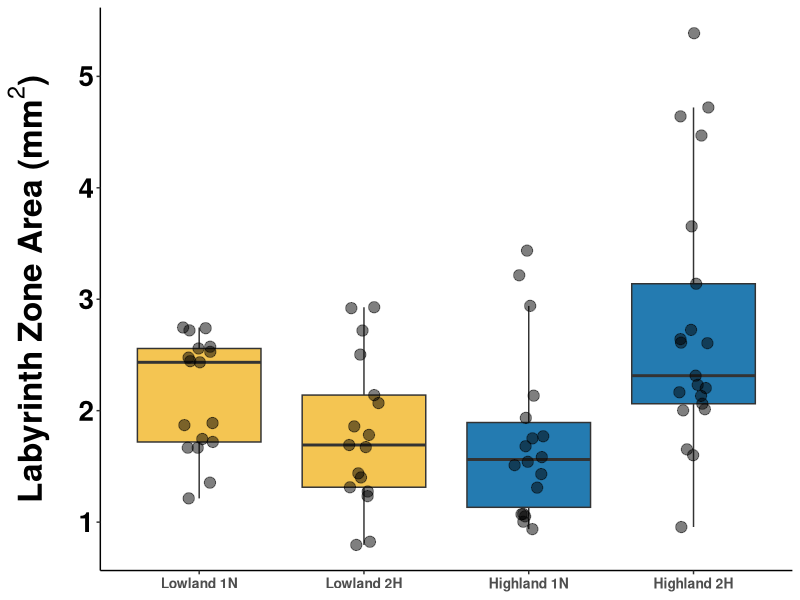
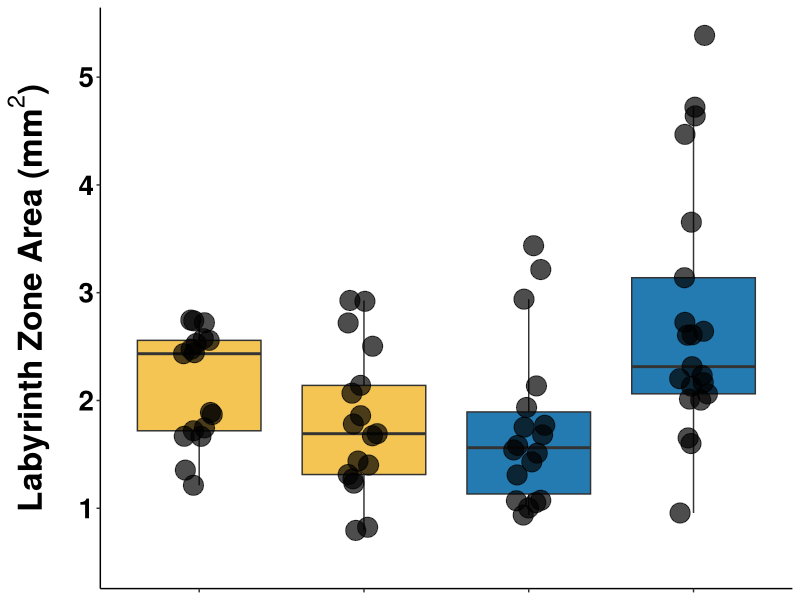
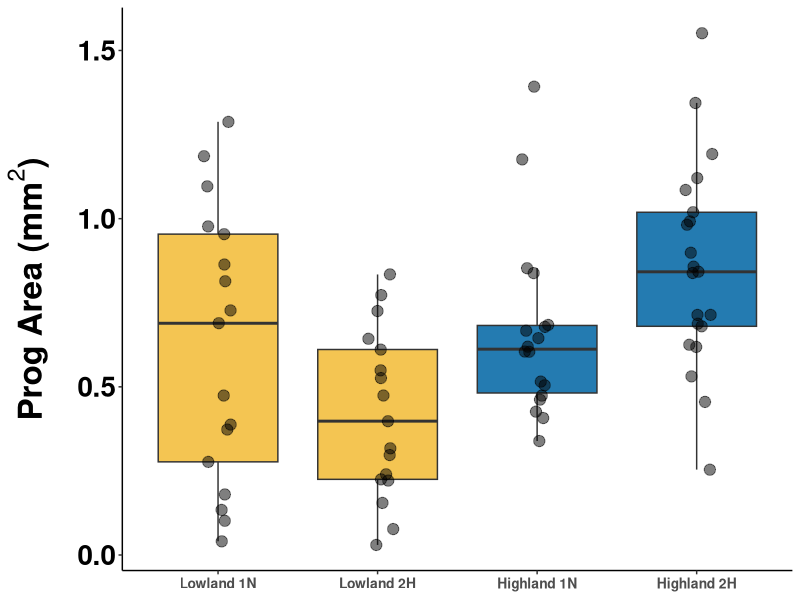
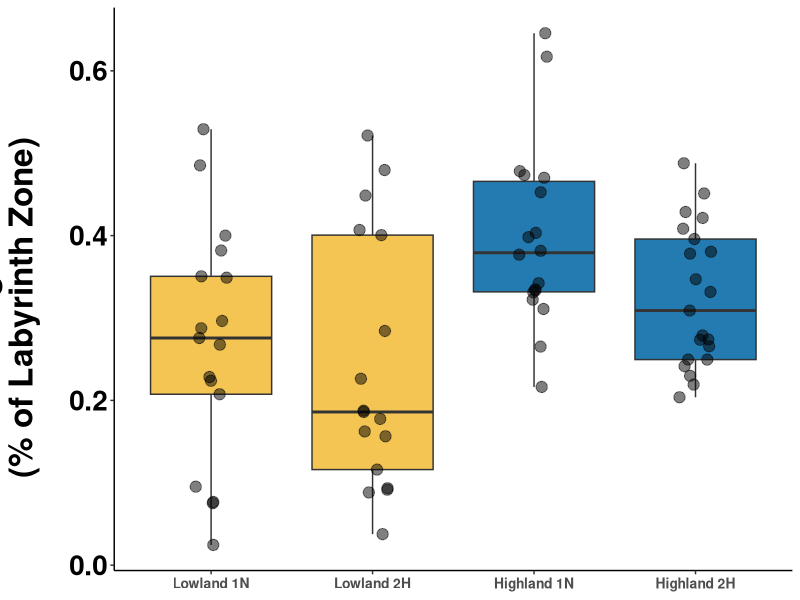

Reproduce these figures in R, in order.

library(tidyverse)
library(ggplot2)
library(readxl)
library(emmeans) 
library(lmerTest)

# Read in data

EP = read_xlsx("Placental_Histology/EP BW_ME Quantification.xlsx")

EP = EP %>%
  select(-Qualitative_Notes) %>%
  na.omit(EP)

EP$Mom = as.factor(EP$Mom)
EP$Pop = as.factor(EP$Pop)
EP$O2 = as.factor(EP$O2)

EP$LZ_Area = as.numeric(EP$LZ_Area)

EP = EP %>%
  mutate(Prog_Sum = Progenitor_Area_1 + Progenitor_Area_2)

EP = EP %>%
  mutate(Prog_LZ = Prog_Sum/LZ_Area) %>%
  mutate(Pop = fct_recode(Pop, 
                          "Lowland" = "BW", 
                          "Highland" = "ME")) %>%
  mutate(Group = paste(Pop,O2)) 

EP$Group = as.factor(EP$Group)

EP = EP %>%
  mutate(Group = factor(Group, levels = c("Lowland 1N", "Lowland 2H", "Highland 1N", "Highland 2H")))

EP_BW = EP %>%
  filter(Pop == "Lowland")

EP_ME = EP %>%
  filter(Pop == "Highland")

# LZ

EP %>%
  group_by(Group) %>%
  ggplot(aes(Group, LZ_Area, fill = Pop)) +
  geom_boxplot(outlier.shape = NA) +
  geom_jitter(size = 3.5, alpha = 0.5, width = 0.1) +
  scale_fill_manual(values = c("Lowland" = "#F4C552", "Highland" = "#247BB1")) +
  theme_classic() +
  labs(y = expression(bold("Labyrinth Zone Area (mm"^2*")")), x = NULL) +
  theme(legend.position = "none") +
  theme(
    axis.title.y = element_text(face = "bold", size = 24, color = "black", margin = margin(r = 15)),
    axis.text.x = element_text(face = "bold", size = 10),
    axis.title.x = element_text(face = "bold", size = 20),
    axis.text.y = element_text(face = "bold", size = 20, color = "black"),
    plot.title = element_text(face = "bold", size = 24, hjust = 0.5), 
    legend.text = element_text(face = "bold", size = 20),
    legend.title = element_blank())

EP %>%
  group_by(Group) %>%
  ggplot(aes(Group, LZ_Area, fill = Pop)) +
  geom_boxplot(outlier.shape = NA) +
  geom_jitter(size = 6.5, width = 0.1, alpha = 0.7) +
  scale_fill_manual(values = c("Lowland" = "#F4C552", "Highland" = "#247BB1")) +
  theme_classic() +
  labs(y = expression(bold("Labyrinth Zone Area (mm"^2*")")), x = NULL) +
  ylim(0.5, 5.4) +
  theme(legend.position = "none") +
  theme(
    axis.title.y = element_text(face = "bold", size = 24, color = "black", margin = margin(r = 15)),
    axis.text.x = element_blank(),
    axis.title.x = element_blank(),
    axis.text.y = element_text(face = "bold", size = 20, color = "black"),
    plot.title = element_text(face = "bold", size = 24, hjust = 0.5),
    legend.text = element_blank(),
    legend.title = element_blank())


# ggsave("Plots/Placental_Histology/LZ_Quant.pdf", width = 7, height = 6, units = "in", dpi = 300)


# Progenitor area

EP %>%
  group_by(Group) %>%
  ggplot(aes(Group, Prog_Sum, fill = Pop)) +
  geom_boxplot(outlier.shape = NA) +
  geom_jitter(size = 3.5, alpha = 0.5, width = 0.1) +
  scale_fill_manual(values = c("Lowland" = "#F4C552", "Highland" = "#247BB1")) +
  theme_classic() +
  labs(y = expression(bold("Prog Area (mm"^2*")")), x = NULL) +
  theme(legend.position = "none") +
  theme(
    axis.title.y = element_text(face = "bold", size = 24, color = "black", margin = margin(r = 15)),
    axis.text.x = element_text(face = "bold", size = 10),
    axis.title.x = element_text(face = "bold", size = 20),
    axis.text.y = element_text(face = "bold", size = 20, color = "black"),
    plot.title = element_text(face = "bold", size = 24, hjust = 0.5), 
    legend.text = element_text(face = "bold", size = 20),
    legend.title = element_blank())

# EP %>%
#   group_by(Group) %>%
#   ggplot(aes(Group, Prog_Sum, fill = Pop)) +
#   geom_boxplot(outlier.shape = NA) +
#   scale_fill_manual(values = c("Lowland" = "#F4C552", "Highland" = "#247BB1")) +
#   theme_classic() +
#   geom_jitter(size = 4, width = 0.1, alpha = 0.7) +
#   theme(legend.position = "none") +
#   labs(y = expression(bold("Fetal Progenitor Area (mm"^2*")")), x = NULL) +
#   ylim(0.15, 1.8)+
#   theme(
#     axis.title.y = element_text(face = "bold", size = 24, color = "black", margin = margin(r = 15)),
#     axis.title.x = element_blank(),
#     axis.text.y = element_text(face = "bold", size = 20, color = "black"),
#     axis.text.x = element_blank(),
#     plot.title = element_text(face = "bold", size = 24, hjust = 0.5), 
#     legend.text = element_blank(),
#     legend.title = element_blank(),
#     plot.margin = margin(t = 10, r = 10, b = 10, l = 35))
# 
#  ggsave("Plots/Placental_Histology/Prog_Quant.pdf", width = 7, height = 6, units = "in", dpi = 300)

 

# Progenitor / LZ
 EP %>%
   group_by(Group) %>%
   ggplot(aes(Group, Prog_LZ, fill = Pop)) +
   geom_boxplot(outlier.shape = NA) +
   geom_jitter(size = 3.5, alpha = 0.5, width = 0.1) +
   scale_fill_manual(values = c("Lowland" = "#F4C552", "Highland" = "#247BB1")) +
   theme_classic() +
   labs(y = expression(bold("Relative Progenitor Area \n (% of Labyrinth Zone)")), x = NULL) +
   theme(legend.position = "none") +
   theme(
     axis.title.y = element_text(face = "bold", size = 24, color = "black", margin = margin(r = 15)),
     axis.text.x = element_text(face = "bold", size = 10),
     axis.title.x = element_text(face = "bold", size = 20),
     axis.text.y = element_text(face = "bold", size = 20, color = "black"),
     plot.title = element_text(face = "bold", size = 24, hjust = 0.5), 
     legend.text = element_text(face = "bold", size = 20),
     legend.title = element_blank())

 # EP %>%
 #   group_by(Group) %>%
 #   ggplot(aes(Group, Prog_LZ, fill = Pop)) +
 #   geom_boxplot(outlier.shape = NA) +
 #   scale_fill_manual(values = c("Lowland" = "#F4C552", "Highland" = "#247BB1")) +
 #   theme_classic() +
 #   geom_jitter(size = 6.5, width = 0.1, alpha = 0.7) +
 #   theme(legend.position = "none") +
 #   labs(y = expression(bold("Relative Progenitor Area \n (% of Labyrinth Zone)")), x = NULL) +
 #   ylim(0.01, 0.7) +
 #   theme(
 #     axis.title.y = element_text(face = "bold", size = 24, color = "black", margin = margin(r = 15)),
 #     axis.title.x = element_blank(),
 #     axis.text.y = element_text(face = "bold", size = 20, color = "black"),
 #     axis.text.x = element_blank(),
 #     plot.title = element_text(face = "bold", size = 24, hjust = 0.5),
 #     legend.text = element_blank(),
 #     legend.title = element_blank(),
 #     plot.margin = margin(t = 10, r = 10, b = 10, l = 35))
 # 
 # ggsave("Plots/Placental_Histology/ProgLZ_Quant.pdf", width = 7, height = 6, units = "in", dpi = 300)
